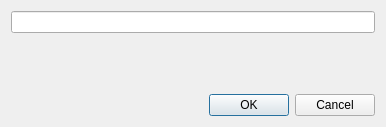
<?xml version="1.0" encoding="UTF-8"?>
<ui version="4.0">
 <class>Form</class>
 <widget class="QWidget" name="Form">
  <property name="geometry">
   <rect>
    <x>0</x>
    <y>0</y>
    <width>386</width>
    <height>127</height>
   </rect>
  </property>
  <property name="windowTitle">
   <string>Введите пароль</string>
  </property>
  <layout class="QVBoxLayout" name="verticalLayout_3">
   <item>
    <layout class="QVBoxLayout" name="verticalLayout_2">
     <item>
      <layout class="QHBoxLayout" name="horizontalLayout">
       <item>
        <widget class="QLineEdit" name="psw_input">
         <property name="echoMode">
          <enum>QLineEdit::Password</enum>
         </property>
        </widget>
       </item>
      </layout>
     </item>
     <item>
      <widget class="QLabel" name="error_message">
       <property name="enabled">
        <bool>true</bool>
       </property>
       <property name="text">
        <string/>
       </property>
      </widget>
     </item>
     <item>
      <widget class="QDialogButtonBox" name="enter_btn_box">
       <property name="standardButtons">
        <set>QDialogButtonBox::Cancel|QDialogButtonBox::Ok</set>
       </property>
      </widget>
     </item>
    </layout>
   </item>
  </layout>
 </widget>
 <resources/>
 <connections/>
</ui>
